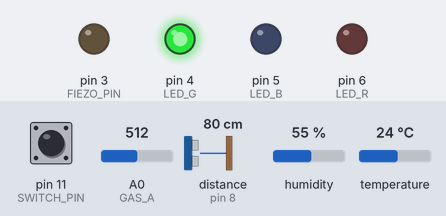
This sketch was run on a simulated Arduino Uno, built with avr-gcc and run on an emulated ATmega328P. Shown: output pins drawn as LEDs (lit = HIGH). Wiring (inferred from the names in the program): ultrasonic range finder: trigger pin 9; echo pin 8. Dashed ring = blinking. The test bench sets the inputs (shaded band); at power-on: A0 (GAS_A) = 512, distance to the obstacle (sensor on pin 8) 80 cm, pin 11 (SWITCH_PIN) HIGH, humidity 55 %, temperature 24 °C. The echo pulse lasts 58.3 µs per cm; pins used as bus, display or sensor lines are not drawn; what the sketch prints to the serial monitor is not drawn.

Above: at 1.3 s.
1.4 s: A0 (GAS_A) set to 581
2.9 s: A0 (GAS_A) set to 606
At 4.3 s:
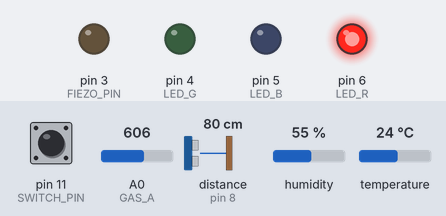
4.6 s: distance to the obstacle (sensor on pin 8) set to 7 cm
6.1 s: distance to the obstacle (sensor on pin 8) set to 4 cm
At 6.4 s:
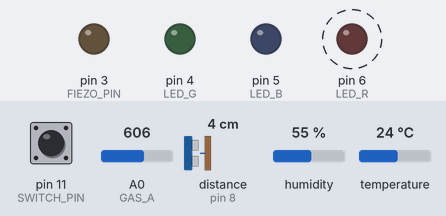
9.6 s: distance to the obstacle (sensor on pin 8) set to 18 cm
11.7 s: A0 (GAS_A) set to 290
At 13.1 s:
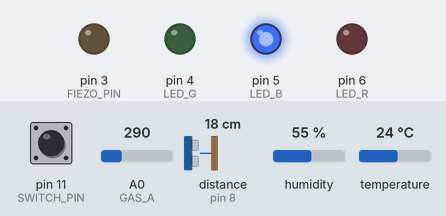
Timing chart, 0 to 14.2 s (numbered marks = the images above; inputs shaded):
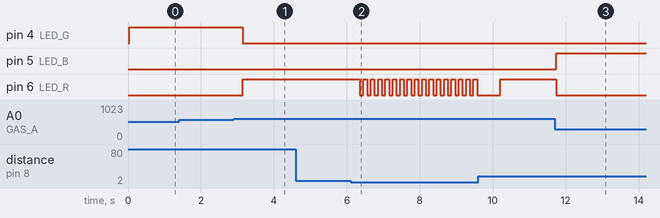

The sketch:

09_gas_04.ino
```cpp
#include <DHT.h>

#define DHTPIN 2
#define DHTTYPE DHT11
#define GAS_A A0

#define LED_R 6
#define LED_G 4
#define LED_B 5

#define ECHO_PIN 8
#define TRIG_PIN 9

#define SWITCH_PIN 11
#define FIEZO_PIN 3

DHT mydht(DHTPIN, DHTTYPE);

bool isDanger = false; // 가스 농도가 600 이상인 경우 true로 전환

float getDistance() { // 실수 값을 반환하는 함수를 만들 때
  digitalWrite(TRIG_PIN, HIGH);
  delayMicroseconds(10);
  digitalWrite(TRIG_PIN, LOW);

  float duration = pulseIn(ECHO_PIN, HIGH);
  float distance = ((34000*duration)/1000000)/2;

  return distance; // 초음파센서가 측정한 거리 값을 받음
}

void setup() {
  Serial.begin(9600);
  mydht.begin();

  pinMode(GAS_A, INPUT);

  pinMode(LED_R, OUTPUT);
  pinMode(LED_G, OUTPUT);
  pinMode(LED_B, OUTPUT);

  pinMode(ECHO_PIN, INPUT);
  pinMode(TRIG_PIN, OUTPUT);

  pinMode(SWITCH_PIN, INPUT_PULLUP); // 기본적으로 HIGH
  pinMode(FIEZO_PIN, OUTPUT);
}

void loop() {
  // 온습도 시리얼 모니터에 출력
  float h = mydht.readHumidity(); // 습도
  float c = mydht.readTemperature(); // 온도

  // 가스 센서 AO값 출력
  int gasVal = analogRead(GAS_A);

  // 초음파센서 거리
  float distance = getDistance();

  // 스위치 상태 (눌렸을 때 LOW)
  int switchState = digitalRead(SWITCH_PIN);

  // 초음파센서로 5cm 거리에 물체 존재 여부 확인
  isDanger = false;

  Serial.print("습도: "+ String(h) + "% 온도: " + String(c) + "°C ");
  Serial.println("가스 농도(AO): " + String(gasVal));
  Serial.println("거리: " + String(distance) + "cm");

  if(gasVal >= 600) {
    isDanger = true;
    // 빨간색 LED ON
    digitalWrite(LED_R, HIGH);
    digitalWrite(LED_G, LOW);
    digitalWrite(LED_B, LOW);
  } else if (gasVal >= 300) {
    // 초록색 LED ON
    digitalWrite(LED_R, LOW);
    digitalWrite(LED_G, HIGH);
    digitalWrite(LED_B, LOW);
  } else {
    // 파란색 LED ON
    digitalWrite(LED_R, LOW);
    digitalWrite(LED_G, LOW);
    digitalWrite(LED_B, HIGH);
  }

  while (isDanger && distance <= 5.0) {
    digitalWrite(LED_R, HIGH);
    delay(100);
    digitalWrite(LED_R, LOW);
    delay(100);

    if(switchState == LOW) {
      digitalWrite(FIEZO_PIN, HIGH);
    } else {
      digitalWrite(FIEZO_PIN, LOW);
    }

    distance = getDistance(); // 무한 루프를 빠져나오는 코드
  }

  delay(500);
}
```

Measured:
- the behaviour switches between 599 and 600 on A0 (GAS_A) (found by bisection; images 0 and 1)
- the behaviour switches between 6 and 5 cm on distance to the obstacle (sensor on pin 8) (found by bisection; images 1 and 2)
- after the input at 1.4 s, every drawn part: stays the same
- after the input at 2.9 s, pin 4 (LED_G): HIGH → LOW after 0.25 s; pin 6 (LED_R): LOW → HIGH after 0.25 s
- after the input at 4.6 s, every drawn part: stays the same
- after the input at 6.1 s, pin 6 (LED_R): alternates HIGH for 0.10 s and LOW for 0.10 s, starting after 0.26 s
- after the input at 11.7 s, pin 5 (LED_B): LOW → HIGH at once; pin 6 (LED_R): HIGH → LOW at once
